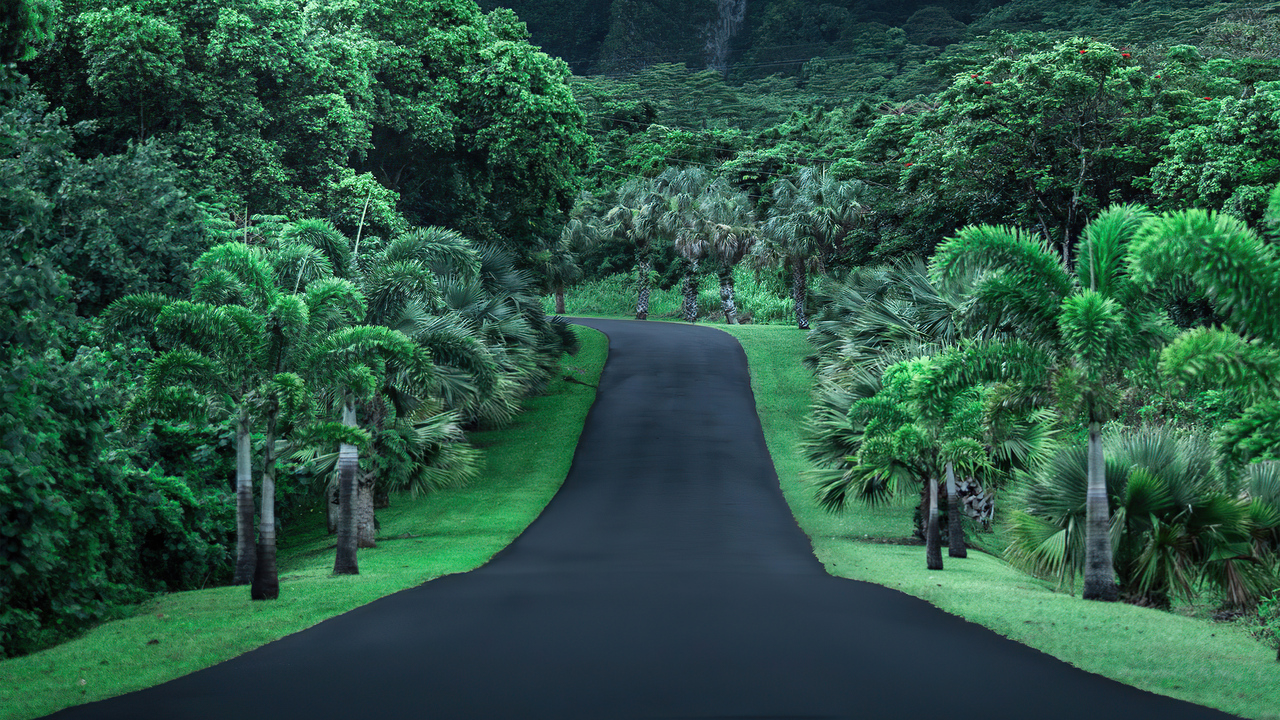
#> input picture 640px-Road_in_Norway.jpg, 1280 x 720 px; its folder holds 5 pictures in this run
$ jupyter execute --allow-errors 'DSC 190 Lane Detection.ipynb'
#> lines starting #> are read from the running program, lines starting #| are printed output that depends on the picture; after the words box and inside, x2 and y2 are one past the last pixel; in counts of white or black regions, pixels touching at a corner belong together
[cell 1]
# Algorithm to detect sidewalk based on back projecting the rgb and hsv values.
import cv2
import numpy as np
import os

# [57 lines left out: function sidewalk_detection, not called in this run]

Run the below cell to use camera:

[cell 2]
import cv2
import depthai as dai
import numpy as np

# [23 lines left out: functions get_frame, get_color_camera, not called in this run]

def set_window_size(width, height):
    cv2.namedWindow("video", cv2.WINDOW_NORMAL)
    cv2.resizeWindow("video", width, height)

#> (the rest of this cell did not finish here and is left out)

[cell 3]
import cv2
from skimage.segmentation import slic, mark_boundaries
from skimage.util import img_as_float
from skimage import io
import numpy as np

def overlay_road_boundaries(image_path):
    # Load Image as Float
#> called with image_path = '640px-Road_in_Norway.jpg'
    img = img_as_float(io.imread(image_path))

    # Perform SLIC
    img_seg = slic(img, n_segments=200, compactness=8, convert2lab=True, min_size_factor=0.3)
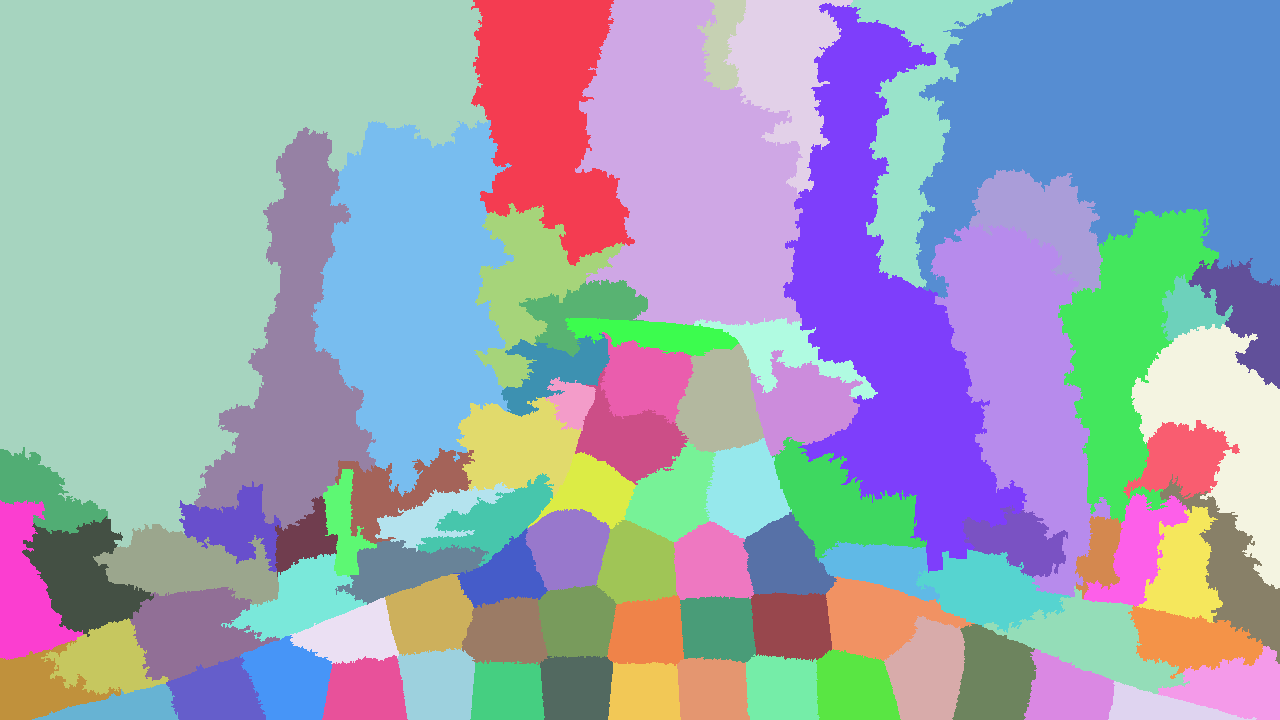
#> img_seg: shape (720, 1280) int64; 85 distinct labels, from 1 to 85; one colour per label, 0 black

    # Convert the image to uint8 for OpenCV
    img = (img * 255).astype(np.uint8)

    # Get unique superpixel labels
    unique_labels = np.unique(img_seg)
#> unique_labels = 85 values from 1 to 85

    # Create a dictionary to store the average color for each superpixel
    average_colors = {}

    # Calculate the average color for each superpixel
    for label in unique_labels:
        mask = (img_seg == label)
        average_colors[label] = np.mean(img[mask], axis=0)
#> this loop made 85 passes
#> pass 1, in overlay_road_boundaries, `mask = (img_seg == label)`:
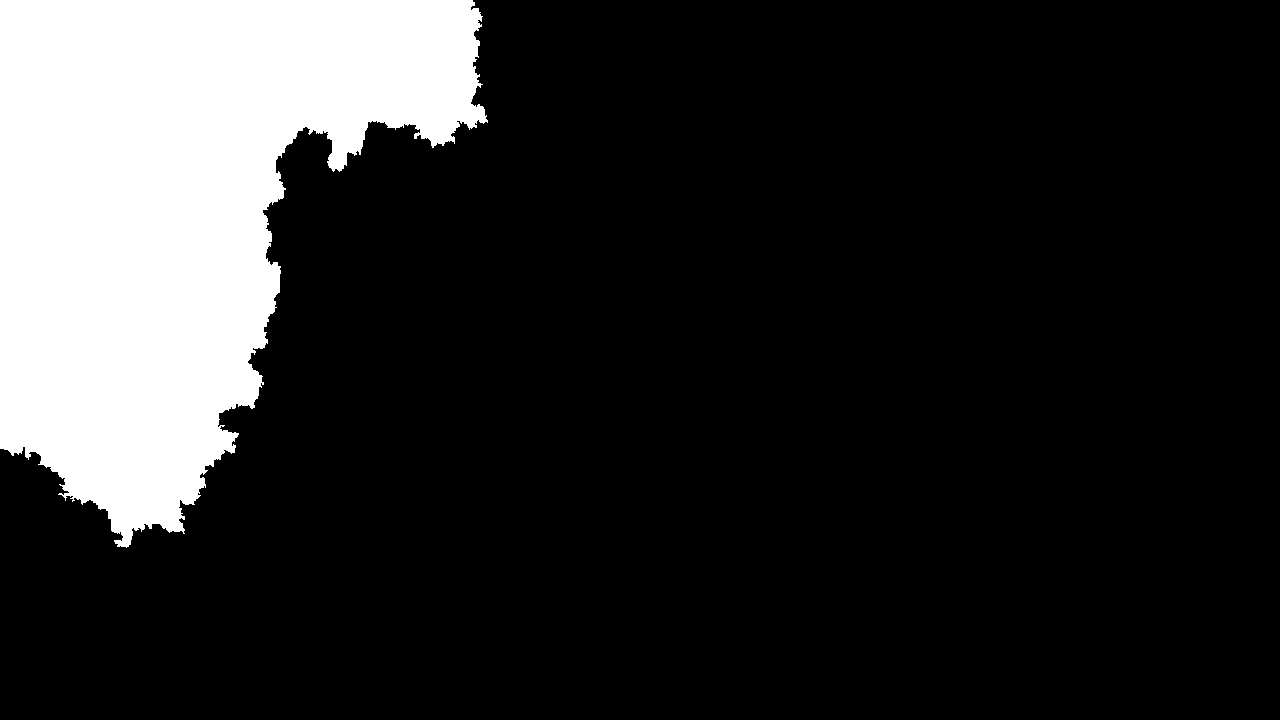
#> mask: shape (720, 1280) bool; 17.2% white; 1 white region, box (x1, y1, x2, y2) and area: (0, 0, 488, 548) 158729
#> pass 3, in overlay_road_boundaries, `mask = (img_seg == label)`:
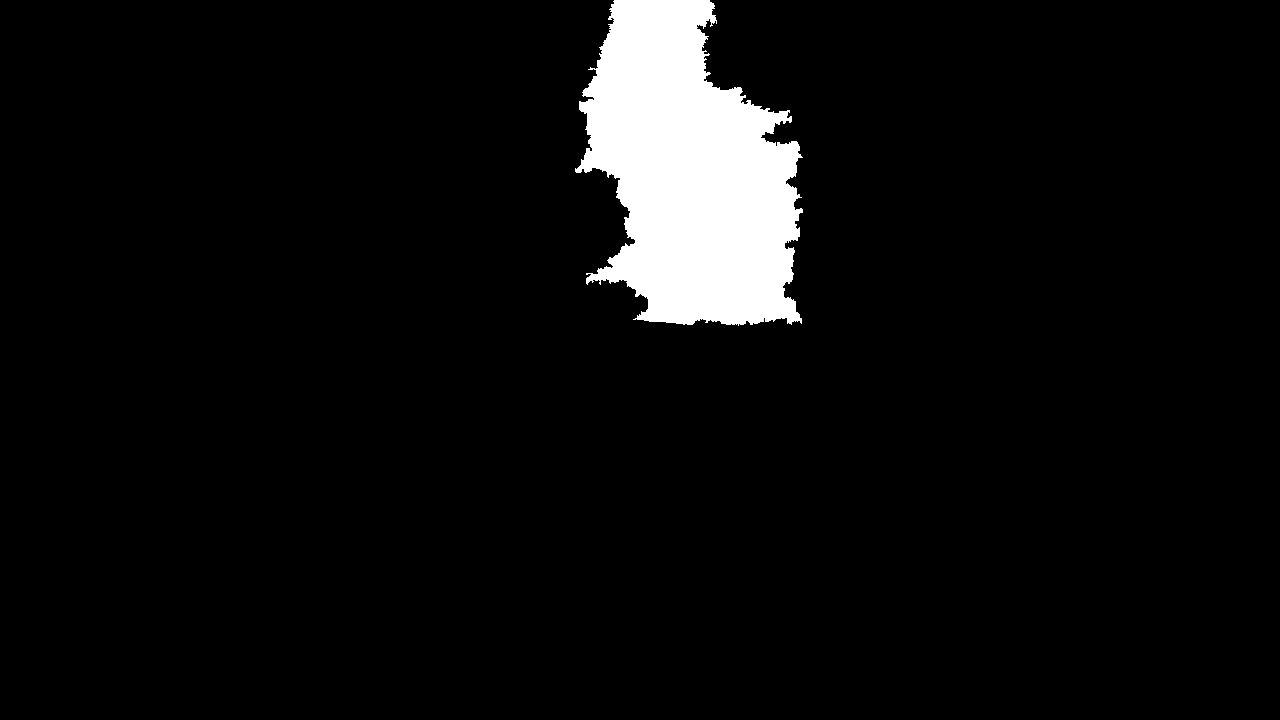
#> mask: shape (720, 1280) bool; 5.5% white; 1 white region, box (x1, y1, x2, y2) and area: (575, 0, 803, 326) 51024
#> after the loop, average_colors = 85 items

    # Create an image with superpixel regions shaded in average color
    shaded_img = np.zeros_like(img)
    for label in unique_labels:
        mask = (img_seg == label)
        shaded_img[mask] = average_colors[label]
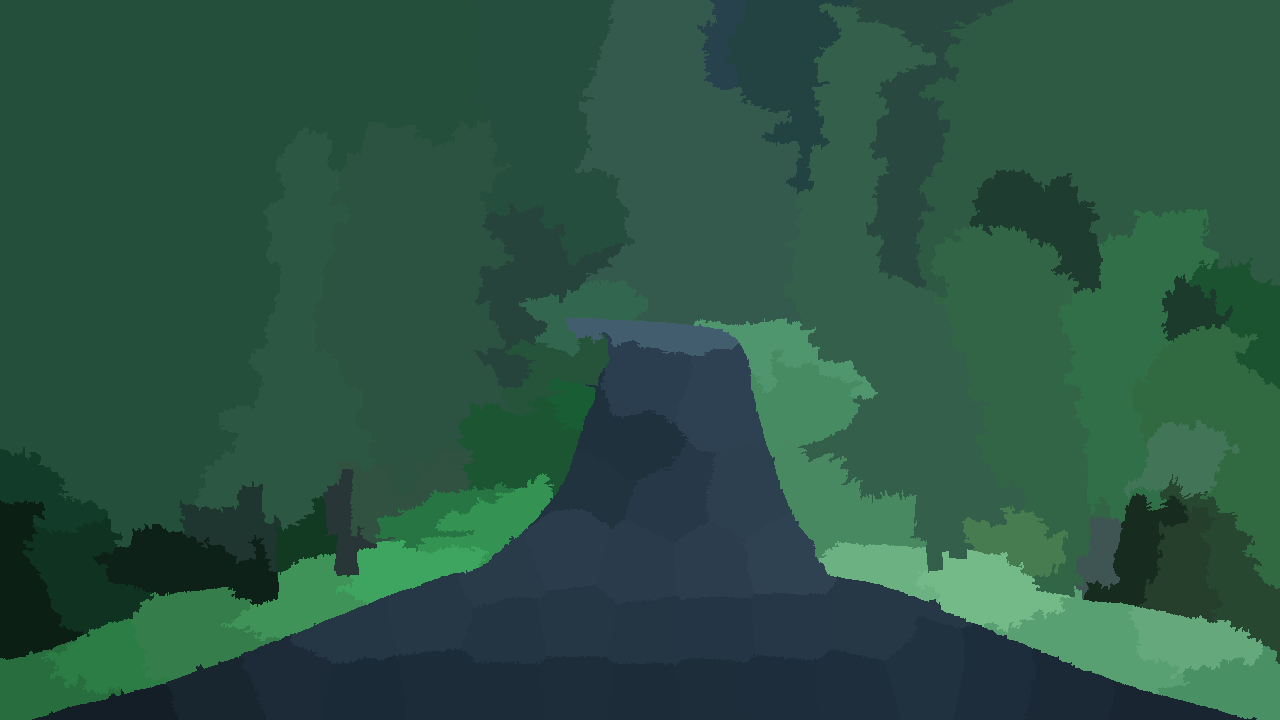
#> shaded_img: shape (720, 1280, 3); mean of channels 0, 1, 2 43.5, 83.9, 67.2; drawn as R, G, B

    # Display Image with Superpixel Regions Shaded in Average Color using OpenCV
    cv2.imshow('Superpixel Regions Shaded', shaded_img)
    cv2.waitKey(0)
    cv2.destroyAllWindows()

# Example usage
image_path = '640px-Road_in_Norway.jpg'
overlay_road_boundaries(image_path)
